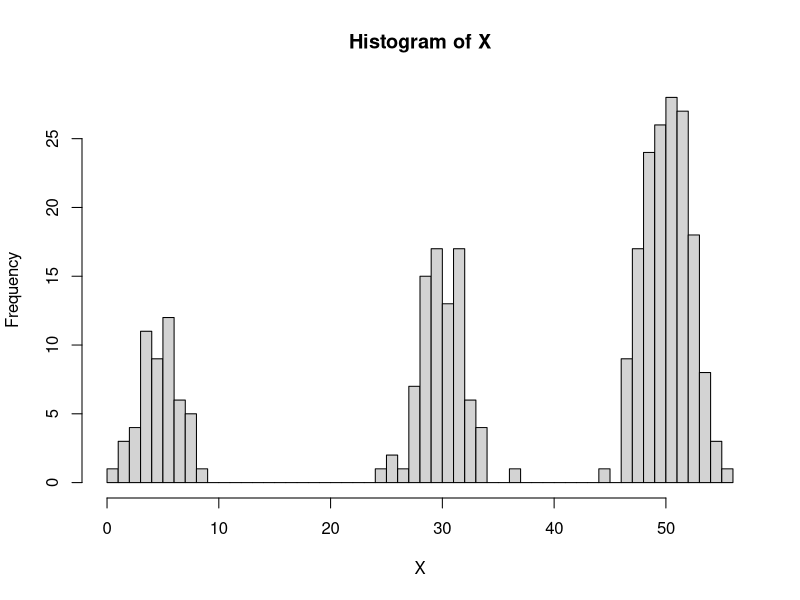

Here is the R script that generated this plot:
rm(list=ls());

set.seed(197);

GMM <- rbind(
 data.frame(mu=5, sigma=2, freq=0.2),
 data.frame(mu=30, sigma=2, freq=0.3),
 data.frame(mu=50, sigma=2, freq=0.5)
)

S1 <- 5*max(GMM$sigma);
X1 <- min(GMM$mu) - S1;
X2 <- max(GMM$mu) + S1;

print(GMM);

eval <- function(GMM, x) {
  s <- 0;

  for(k in 1:nrow(GMM)) {
     mk <- GMM$mu[k] - x;
     sk <- GMM$sigma[k] * GMM$sigma[k];
     wk <- GMM$freq[k];
     s <- s + wk*exp(-mk*mk/(2*sk) )/sqrt(2*pi*sk);
  }

  return(s);
}

n <- 20000;
X <- runif(n); X <- X1 * X + X2 * (1-X); 
Y <- runif(n);

sel <- rep(FALSE, n);
for(k in 1:n) {
  sel[k] <- Y[k] < eval(GMM, X[k]);
}

X <- X[sel];
hist(X, breaks=50);